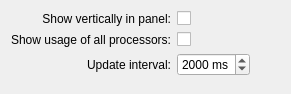
<?xml version="1.0" encoding="UTF-8"?>
<ui version="4.0">
 <class>generalConfig</class>
 <widget class="QWidget" name="generalConfig">
  <property name="geometry">
   <rect>
    <x>0</x>
    <y>0</y>
    <width>291</width>
    <height>94</height>
   </rect>
  </property>
  <property name="windowTitle">
   <string>General Config</string>
  </property>
  <layout class="QGridLayout" name="gridLayout">
   <item row="0" column="0">
    <widget class="QLabel" name="label">
     <property name="text">
      <string>Show vertically in panel:</string>
     </property>
     <property name="alignment">
      <set>Qt::AlignRight|Qt::AlignTrailing|Qt::AlignVCenter</set>
     </property>
     <property name="buddy">
      <cstring>chkIsVertical</cstring>
     </property>
    </widget>
   </item>
   <item row="0" column="1">
    <widget class="QCheckBox" name="chkIsVertical">
     <property name="text">
      <string/>
     </property>
    </widget>
   </item>
   <item row="1" column="0">
    <widget class="QLabel" name="label_3">
     <property name="text">
      <string>Show usage of all processors:</string>
     </property>
     <property name="alignment">
      <set>Qt::AlignRight|Qt::AlignTrailing|Qt::AlignVCenter</set>
     </property>
     <property name="buddy">
      <cstring>chkShowAllProcessors</cstring>
     </property>
    </widget>
   </item>
   <item row="1" column="1">
    <widget class="QCheckBox" name="chkShowAllProcessors">
     <property name="text">
      <string/>
     </property>
    </widget>
   </item>
   <item row="2" column="0">
    <widget class="QLabel" name="label_2">
     <property name="text">
      <string>Update interval:</string>
     </property>
     <property name="alignment">
      <set>Qt::AlignRight|Qt::AlignTrailing|Qt::AlignVCenter</set>
     </property>
     <property name="buddy">
      <cstring>spbxUpdateInterval</cstring>
     </property>
    </widget>
   </item>
   <item row="2" column="1">
    <widget class="KIntSpinBox" name="spbxUpdateInterval">
     <property name="suffix">
      <string> ms</string>
     </property>
     <property name="minimum">
      <number>500</number>
     </property>
     <property name="maximum">
      <number>3000</number>
     </property>
     <property name="singleStep">
      <number>250</number>
     </property>
     <property name="value">
      <number>2000</number>
     </property>
    </widget>
   </item>
   <item row="2" column="2">
    <spacer name="horizontalSpacer">
     <property name="orientation">
      <enum>Qt::Horizontal</enum>
     </property>
     <property name="sizeHint" stdset="0">
      <size>
       <width>2</width>
       <height>17</height>
      </size>
     </property>
    </spacer>
   </item>
   <item row="3" column="0" colspan="3">
    <spacer name="verticalSpacer_2">
     <property name="orientation">
      <enum>Qt::Vertical</enum>
     </property>
     <property name="sizeHint" stdset="0">
      <size>
       <width>267</width>
       <height>117</height>
      </size>
     </property>
    </spacer>
   </item>
  </layout>
 </widget>
 <customwidgets>
  <customwidget>
   <class>KIntSpinBox</class>
   <extends>QSpinBox</extends>
   <header>knuminput.h</header>
  </customwidget>
 </customwidgets>
 <connections/>
</ui>
